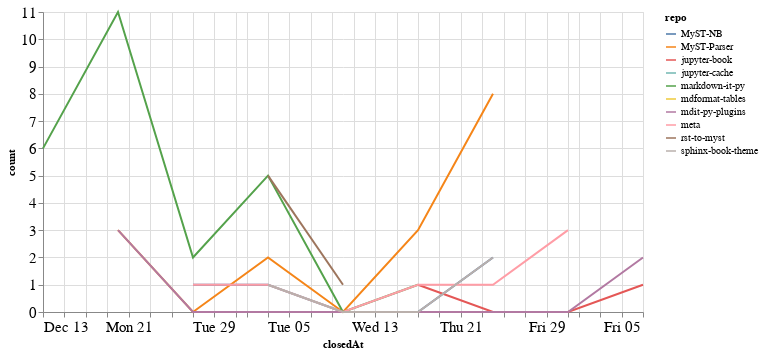

Source (notebook cell):
### Code cell
closed_by_time = closed_by.groupby('repo').resample('W', on='closedAt').count()['author'].reset_index()
closed_by_time = closed_by_time.rename(columns={'author': 'count'})

alt.Chart(closed_by_time, width=600).mark_line().encode(
    x='closedAt',
    y='count',
    color='repo',
    tooltip="repo"
)

### Figure 1 — Vega-Lite specification as saved in the notebook (floating-point values rounded to 4 significant figures)
{"config": {"axisLeft": {"labelFontSize": 15}, "axisBottom": {"labelFontSize": 15}}, "data": {"name": "data-370b93406b7de7c5527f6f1bb45682a1"}, "mark": "line", "encoding": {"color": {"type": "nominal", "field": "repo"}, "tooltip": {"type": "nominal", "field": "repo"}, "x": {"type": "temporal", "field": "closedAt"}, "y": {"type": "quantitative", "field": "count"}}, "width": 600, "$schema": "https://vega.github.io/schema/vega-lite/v4.8.1.json", "datasets": {"data-370b93406b7de7c5527f6f1bb45682a1": [{"repo": "MyST-NB", "closedAt": "2020-12-27T00:00:00", "count": 1}, {"repo": "MyST-NB", "closedAt": "2021-01-03T00:00:00", "count": 1}, {"repo": "MyST-NB", "closedAt": "2021-01-10T00:00:00", "count": 0}, {"repo": "MyST-NB", "closedAt": "2021-01-17T00:00:00", "count": 0}, {"repo": "MyST-NB", "closedAt": "2021-01-24T00:00:00", "count": 2}, {"repo": "MyST-Parser", "closedAt": "2020-12-20T00:00:00", "count": 3}, {"repo": "MyST-Parser", "closedAt": "2020-12-27T00:00:00", "count": 0}, {"repo": "MyST-Parser", "closedAt": "2021-01-03T00:00:00", "count": 2}, {"repo": "MyST-Parser", "closedAt": "2021-01-10T00:00:00", "count": 0}, {"repo": "MyST-Parser", "closedAt": "2021-01-17T00:00:00", "count": 3}, {"repo": "MyST-Parser", "closedAt": "2021-01-24T00:00:00", "count": 8}, {"repo": "jupyter-book", "closedAt": "2021-01-17T00:00:00", "count": 1}, {"repo": "jupyter-book", "closedAt": "2021-01-24T00:00:00", "count": 0}, {"repo": "jupyter-book", "closedAt": "2021-01-31T00:00:00", "count": 0}, {"repo": "jupyter-book", "closedAt": "2021-02-07T00:00:00", "count": 1}, {"repo": "jupyter-cache", "closedAt": "2021-01-17T00:00:00", "count": 2}, {"repo": "markdown-it-py", "closedAt": "2020-12-13T00:00:00", "count": 6}, {"repo": "markdown-it-py", "closedAt": "2020-12-20T00:00:00", "count": 11}, {"repo": "markdown-it-py", "closedAt": "2020-12-27T00:00:00", "count": 2}, {"repo": "markdown-it-py", "closedAt": "2021-01-03T00:00:00", "count": 5}, {"repo": "markdown-it-py", "closedAt": "2021-01-10T00:00:00", "count": 0}, {"repo": "markdown-it-py", "closedAt": "2021-01-17T00:00:00", "count": 1}, {"repo": "mdformat-tables", "closedAt": "2020-12-13T00:00:00", "count": 1}, {"repo": "mdit-py-plugins", "closedAt": "2020-12-20T00:00:00", "count": 3}, {"repo": "mdit-py-plugins", "closedAt": "2020-12-27T00:00:00", "count": 0}, {"repo": "mdit-py-plugins", "closedAt": "2021-01-03T00:00:00", "count": 0}, {"repo": "mdit-py-plugins", "closedAt": "2021-01-10T00:00:00", "count": 0}, {"repo": "mdit-py-plugins", "closedAt": "2021-01-17T00:00:00", "count": 0}, {"repo": "mdit-py-plugins", "closedAt": "2021-01-24T00:00:00", "count": 0}, {"repo": "mdit-py-plugins", "closedAt": "2021-01-31T00:00:00", "count": 0}, {"repo": "mdit-py-plugins", "closedAt": "2021-02-07T00:00:00", "count": 2}, {"repo": "meta", "closedAt": "2020-12-27T00:00:00", "count": 1}, {"repo": "meta", "closedAt": "2021-01-03T00:00:00", "count": 1}, {"repo": "meta", "closedAt": "2021-01-10T00:00:00", "count": 0}, {"repo": "meta", "closedAt": "2021-01-17T00:00:00", "count": 1}, {"repo": "meta", "closedAt": "2021-01-24T00:00:00", "count": 1}, {"repo": "meta", "closedAt": "2021-01-31T00:00:00", "count": 3}, {"repo": "rst-to-myst", "closedAt": "2021-01-03T00:00:00", "count": 5}, {"repo": "rst-to-myst", "closedAt": "2021-01-10T00:00:00", "count": 1}, {"repo": "sphinx-book-theme", "closedAt": "2021-01-03T00:00:00", "count": 1}, {"repo": "sphinx-book-theme", "closedAt": "2021-01-10T00:00:00", "count": 0}, {"repo": "sphinx-book-theme", "closedAt": "2021-01-17T00:00:00", "count": 0}, {"repo": "sphinx-book-theme", "closedAt": "2021-01-24T00:00:00", "count": 2}]}}
